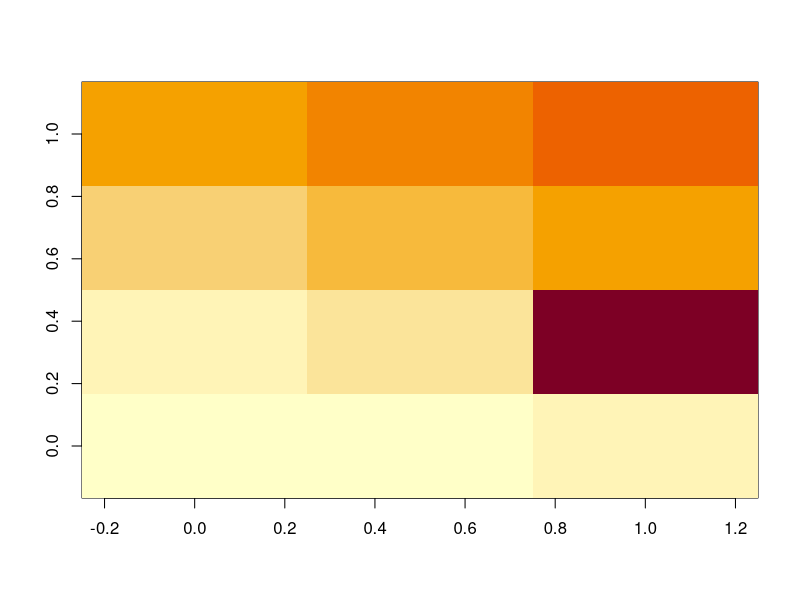
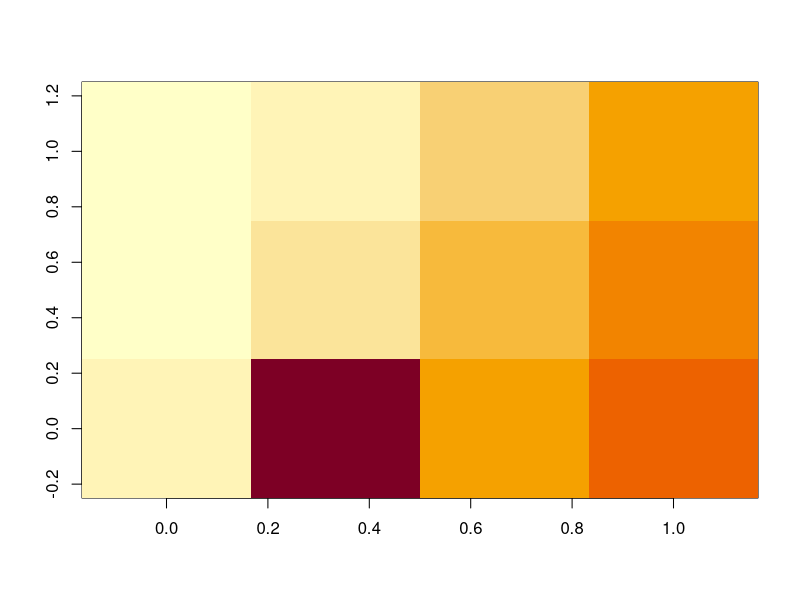

R code for these plots, in order:
matx <- matrix(1:12, 3, 4)
matx[3,2] <- 19
matx
image(matx)
rotate <- function(x) t(apply(x, 2, rev))
imag <- function(m){
  imag
}
image(rotate(matx))

#Carroll Funktiton------------------
carl <- function(temp=20){
  tempK <- 273.15+temp # in Grad Celsius
  newH <- exp((-6.8346)+((1.2817*10^4)/tempK)-
                ((3.7668*10^6)/tempK^2)+((2.997*10^8)/(tempK^3))) 
  newkpa <- 1/newH   #Umrechen von Mg Pa auf Kg Pa
  newkpa <- newkpa/1000 
  newkpa <- newkpa*(998/18)
  return(newkpa)
}
#Dissoziationstufen der 6 Carbonat Spezies-------------------
#1
ca2 <- function(pco02, temp1, ph, ga){
  patial_co24 <- (10^(8.28 - log10(carl(temp=temp1)))*((10^-ph)^2))/(pco02*ga)
  return(patial_co24)
}
#2
cahco3 <- function(pco02, temp1, ph, ga){
  patial_co25 <- ((10^3.02)*(10^-ph))/ga
  return(patial_co25)
}
#3
H <- function(pco02, temp1, ph, ga){
  patial_co21<-(10^-ph)/ga
  return(patial_co21)
}
#4
HCo3 <- function(pco02, temp1, ph, ga){
  patial_co22 <- (10^(-6.36+log10(carl(temp=temp1)))*pco02)/(ga*(10^-ph))
  return(patial_co22)
}
#5
co23 <- function(pco02, temp1, ph, ga){
  patial_co23 <- (10^(-16.69+log10(carl(temp=temp1)))*pco02)/(ga*((10^-ph)^2))
  return(patial_co23)
}
#6
oh <- function(pco02, temp1, ph, ga){
  patial_co26 <- (10^-14)/((10^-ph)*ga)
  return(patial_co26)
}
#Elektroneutralit?tsformel als Funktion (Dividiert durch die jeweiligen Aktivit?tskoeffizienten usw.)------------------
sumCA <- function(pco02, temp1, ph, ga){
  sumCAer <- (2*ca2(pco02=pco02, temp1=temp1, ph=ph, ga=ga[1]))+
    cahco3(pco02=pco02, temp1=temp1, ph=ph, ga=ga[2])+
    H(pco02=pco02, temp1=temp1, ph=ph, ga=ga[3])-
    HCo3(pco02=pco02, temp1=temp1, ph=ph, ga=ga[4])-
    (2*co23(pco02=pco02, temp1=temp1, ph=ph, ga=ga[5]))-
    oh(pco02=pco02, temp1=temp1, ph=ph, ga=ga[6])
  return(sumCAer)
}
#Beispiel
ga <- rep(1, 6)#Gamma wird als Vektor ?bergeben
sumCA(pco02=1, temp=20, ph=7, ga=ga) #0.008107546

#Ionenst?rke errechen um neuen  Aktivit?tskoeffizienten Gamma zu bekommen--------
phmu<-function(pco02=pco02, temp1=temp1, ph=ph, ga=ga){
  #Ionenstärke mu 
  mu <- 0.5*(ca2(pco02=pco02, temp1=temp1, ph=ph,ga=ga[1])*
               4+cahco3(pco02=pco02, temp1 =temp1, ph=ph,ga=ga[2])+
               H(pco02=pco02, temp1=temp1, ph=ph,ga=ga[3])+
               HCo3(pco02=pco02, temp1=temp1, ph=ph,ga=ga[4])+
               co23(pco02=pco02, temp1=temp1, ph=ph,ga=ga[5])*
               4+oh(pco02=pco02, temp1=temp1, ph=ph,ga=ga[6]))
  #temperaturabhängige Koeffizienten usw
  A<-0.504
  B<-0.327e+8
  d<-c(6e-8, 3e-8, 9e-8, 4e-8, 4.5e-8, 3.5e-8)
  z<-c(2,1,1,1,2,1)
  #Vektor f?r Gamma erstellen und durch Debye-H?ckel-Formel neu errechen
  ga<-numeric(6) 
  for(i in 1:6){
    ga[i] <- 10^(((-A*z[i]^2) * sqrt(mu))/(1+B * d[i] * (sqrt(mu))))
  }
  return(ga) 
}

#Wir haben 6 unbekannte Spezies, wir kennen PCO2 und kennen 7 Zusammenh?nge-----
#Gleichungen -> versuchen zu l?sen
co2pa_ca <- function(pco02, temp1){#Funktion braucht Patialdurck und Temperatur
  ga <- rep(1,6) #Gamma anfangs immer auf 1 und PH auf 7
  ph <- 7
  repeat{
    ph1 <- ph
    Int <- 7
    repeat{
      er <- sumCA(pco02=pco02, temp1=temp1, ph=ph, ga=ga)
      if(abs(er) < 1e-8|Int==0){
        break
      }else{
        Int <- Int/2
        if(er > 0){
          ph<-ph+Int
        }else{
          ph <- ph - Int}
      }
    }
    if(abs(ph1-ph)<1/1000){#f?r schnellere Durchl?ufe reichen auch 1000
      return(c(ga,ph, pco02)) #Bevor auch die zweite repeat Schleife
      #abricht werden 6*Gammas, PH, und der CO2-Patialdruck ausgeben
      break
    }else{
      ga <- phmu(pco02=pco02, temp1=temp1, ph=ph, ga=ga)#neue Gammas abrufen
    }
  }
}
#Beispiel
co2pa_ca(pco02=0.3, temp=10)#0.7729347 0.9341701 0.9407609 0.9353685
#0.7673852 0.9347748 7.5415645 0.3000000

#Für einen Bekannten pH-Wert und einen unbekannten CO2 Patialdruck#####
#Wir haben 6 unbekannte Spezies, wir kennen PCO2 und kennen 7 Zusammenh?nge-----
#Gleichungen -> versuchen zu l?sen
pH_ca_fun <- function(ph, temp1){#Funktion braucht Patialdurck und Temperatur
  ga <- rep(1,6) #Gamma anfangs immer auf 1 und Patialdruck auf 2.5
  pco02 <- 2.5
  repeat{
    pco02_1 <- pco02
    Int <- 2.5
    repeat{
      er <- sumCA(pco02=pco02, temp1=temp1, ph=ph, ga=ga)
      if(abs(er) < 1e-8|Int==0){
        break
      }else{
        Int <- Int/2
        if(er > 0){
          pco02 <- pco02 + Int
        }else{
          pco02 <- pco02 - Int}
      }
    }
    if(abs(pco02_1 - pco02)<1/10000){#f?r schnellere Durchl?ufe reichen auch 1000
      return(c(ga,ph, pco02)) #Bevor auch die zweite repeat Schleife
      #abricht werden 6*Gammas, PH, und der CO2-Patialdruck ausgeben
      break
    }else{
      ga <- phmu(pco02=pco02, temp1=temp1, ph=ph, ga=ga)#neue Gammas abrufen
    }
  }
}
#Beispiel
pH_ca_fun(ph = 5, temp=10)#0.7729347 0.9341701 0.9407609 0.9353685
#0.7673852 0.9347748 7.5415645 0.3000000
##